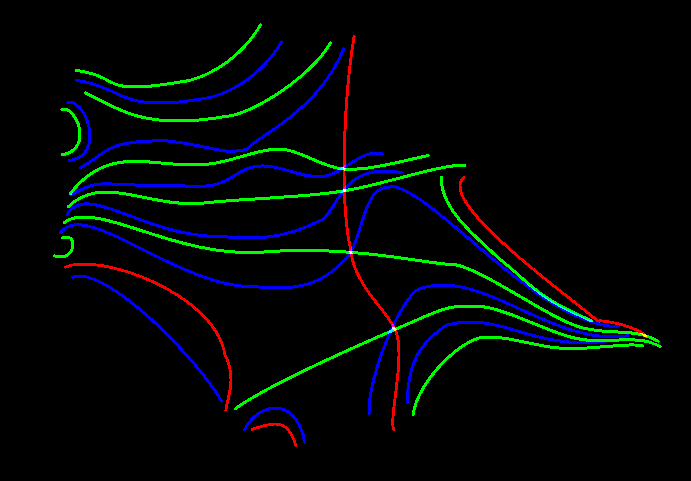
#> input picture MoSe2BNMoSe2/combined.PNG, 691 x 481 px, found by its file name
$ python purify.py
#> lines starting #> are read from the running program, lines starting #| are printed output that depends on the picture; after the words box and inside, x2 and y2 are one past the last pixel; in counts of white or black regions, pixels touching at a corner belong together
from PIL import Image

def convert(i):
    if i > 0:
        return 255
    else:
        return 0

[r, g, b] = Image.open("./combined.png").convert("RGB").split()
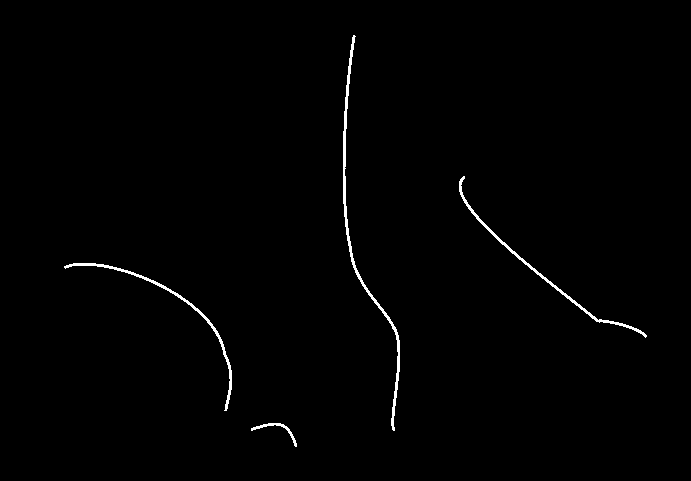
#> r: PIL image 691x481 L; 0.85% white in thin lines or dots, all inside (x1, y1, x2, y2) = (64, 35, 647, 447)
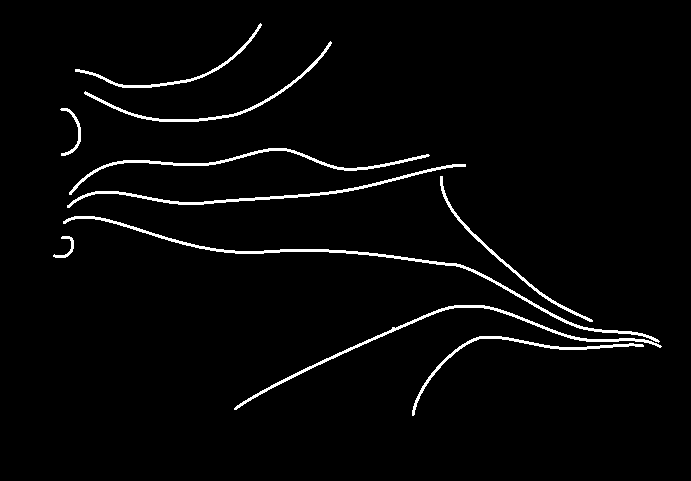
#> g: PIL image 691x481 L; 2.7% white; 10 white regions, largest, box (x1, y1, x2, y2) and area: (63, 216, 660, 343) 1862, (234, 305, 662, 410) 1375, (67, 164, 466, 208) 1220
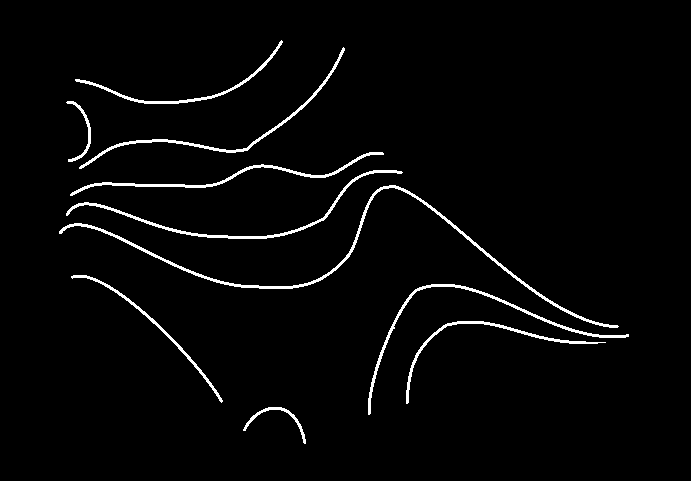
#> b: PIL image 691x481 L; 2.6% white; 10 white regions, largest, box (x1, y1, x2, y2) and area: (59, 185, 619, 328) 2007, (66, 170, 403, 239) 1104, (368, 284, 629, 415) 1071

im_red = r.point(convert)

im_green = g.point(convert)

im_blue = b.point(convert)

source = (im_red, im_green, im_blue)

im = Image.merge("RGB", source)

im.show()

im.save("./purified.PNG")

$ run again, with MoSe2BNMoSe2/green.png copied over MoSe2BNMoSe2/combined.PNG
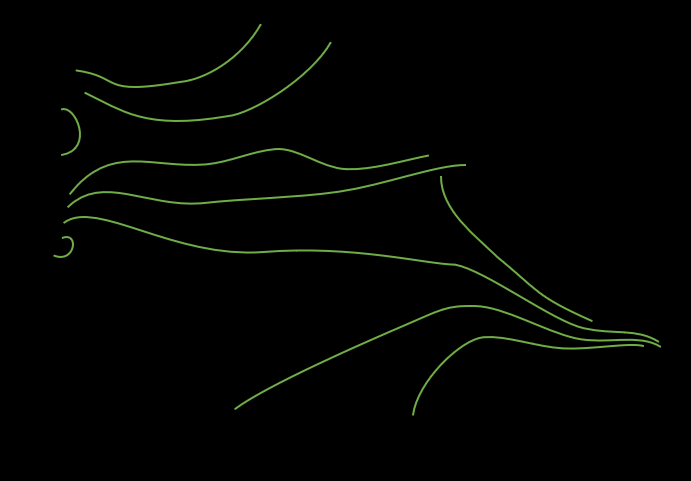
#> input picture MoSe2BNMoSe2/green.png, 691 x 481 px, found by its file name
#> `[r, g, b] = Image.open("./combined.png").convert("RGB").split()`:
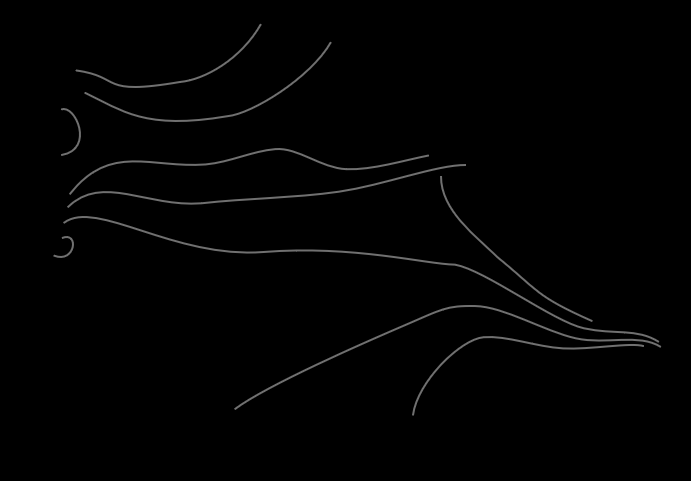
#> r: PIL image 691x481 L; min 0, max 112, mean 2
#> `[r, g, b] = Image.open("./combined.png").convert("RGB").split()`:
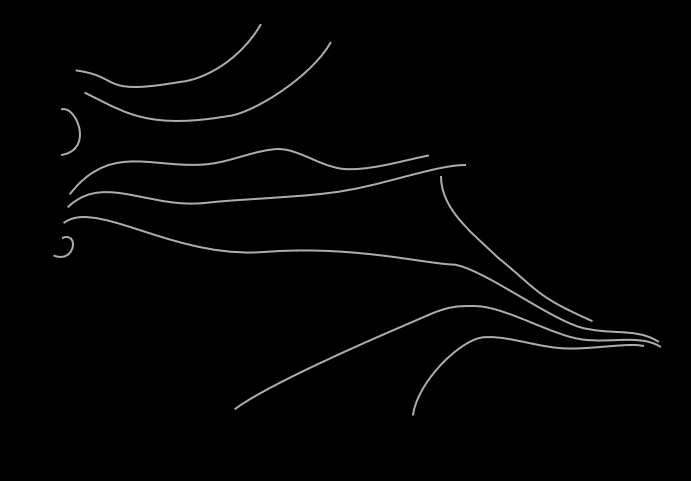
#> g: PIL image 691x481 L; min 0, max 173, mean 3.1
#> im_red: PIL image 691x481 L; 2.7% white; 9 white regions, largest, box (x1, y1, x2, y2) and area: (63, 216, 662, 410) 3228, (67, 164, 466, 208) 1220, (69, 148, 430, 195) 1132
#> im_green: PIL image 691x481 L; 2.7% white; 9 white regions, largest, box (x1, y1, x2, y2) and area: (63, 216, 662, 410) 3236, (67, 164, 466, 208) 1220, (69, 148, 430, 195) 1133
#> im_blue: PIL image 691x481 L; 2.7% white; 9 white regions, largest, box (x1, y1, x2, y2) and area: (63, 216, 662, 410) 3225, (67, 164, 466, 208) 1219, (69, 148, 430, 195) 1128
